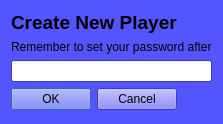
<?xml version="1.0" encoding="UTF-8"?>
<ui version="4.0">
 <class>Dialog</class>
 <widget class="QDialog" name="Dialog">
  <property name="geometry">
   <rect>
    <x>0</x>
    <y>0</y>
    <width>219</width>
    <height>124</height>
   </rect>
  </property>
  <property name="palette">
   <palette>
    <active>
     <colorrole role="WindowText">
      <brush brushstyle="SolidPattern">
       <color alpha="255">
        <red>0</red>
        <green>0</green>
        <blue>0</blue>
       </color>
      </brush>
     </colorrole>
     <colorrole role="Button">
      <brush brushstyle="SolidPattern">
       <color alpha="255">
        <red>85</red>
        <green>85</green>
        <blue>255</blue>
       </color>
      </brush>
     </colorrole>
     <colorrole role="Light">
      <brush brushstyle="SolidPattern">
       <color alpha="255">
        <red>213</red>
        <green>213</green>
        <blue>255</blue>
       </color>
      </brush>
     </colorrole>
     <colorrole role="Midlight">
      <brush brushstyle="SolidPattern">
       <color alpha="255">
        <red>149</red>
        <green>149</green>
        <blue>255</blue>
       </color>
      </brush>
     </colorrole>
     <colorrole role="Dark">
      <brush brushstyle="SolidPattern">
       <color alpha="255">
        <red>42</red>
        <green>42</green>
        <blue>127</blue>
       </color>
      </brush>
     </colorrole>
     <colorrole role="Mid">
      <brush brushstyle="SolidPattern">
       <color alpha="255">
        <red>56</red>
        <green>56</green>
        <blue>170</blue>
       </color>
      </brush>
     </colorrole>
     <colorrole role="Text">
      <brush brushstyle="SolidPattern">
       <color alpha="255">
        <red>0</red>
        <green>0</green>
        <blue>0</blue>
       </color>
      </brush>
     </colorrole>
     <colorrole role="BrightText">
      <brush brushstyle="SolidPattern">
       <color alpha="255">
        <red>255</red>
        <green>255</green>
        <blue>255</blue>
       </color>
      </brush>
     </colorrole>
     <colorrole role="ButtonText">
      <brush brushstyle="SolidPattern">
       <color alpha="255">
        <red>0</red>
        <green>0</green>
        <blue>0</blue>
       </color>
      </brush>
     </colorrole>
     <colorrole role="Base">
      <brush brushstyle="SolidPattern">
       <color alpha="255">
        <red>255</red>
        <green>255</green>
        <blue>255</blue>
       </color>
      </brush>
     </colorrole>
     <colorrole role="Window">
      <brush brushstyle="SolidPattern">
       <color alpha="255">
        <red>85</red>
        <green>85</green>
        <blue>255</blue>
       </color>
      </brush>
     </colorrole>
     <colorrole role="Shadow">
      <brush brushstyle="SolidPattern">
       <color alpha="255">
        <red>0</red>
        <green>0</green>
        <blue>0</blue>
       </color>
      </brush>
     </colorrole>
     <colorrole role="AlternateBase">
      <brush brushstyle="SolidPattern">
       <color alpha="255">
        <red>170</red>
        <green>170</green>
        <blue>255</blue>
       </color>
      </brush>
     </colorrole>
     <colorrole role="ToolTipBase">
      <brush brushstyle="SolidPattern">
       <color alpha="255">
        <red>255</red>
        <green>255</green>
        <blue>220</blue>
       </color>
      </brush>
     </colorrole>
     <colorrole role="ToolTipText">
      <brush brushstyle="SolidPattern">
       <color alpha="255">
        <red>0</red>
        <green>0</green>
        <blue>0</blue>
       </color>
      </brush>
     </colorrole>
    </active>
    <inactive>
     <colorrole role="WindowText">
      <brush brushstyle="SolidPattern">
       <color alpha="255">
        <red>0</red>
        <green>0</green>
        <blue>0</blue>
       </color>
      </brush>
     </colorrole>
     <colorrole role="Button">
      <brush brushstyle="SolidPattern">
       <color alpha="255">
        <red>85</red>
        <green>85</green>
        <blue>255</blue>
       </color>
      </brush>
     </colorrole>
     <colorrole role="Light">
      <brush brushstyle="SolidPattern">
       <color alpha="255">
        <red>213</red>
        <green>213</green>
        <blue>255</blue>
       </color>
      </brush>
     </colorrole>
     <colorrole role="Midlight">
      <brush brushstyle="SolidPattern">
       <color alpha="255">
        <red>149</red>
        <green>149</green>
        <blue>255</blue>
       </color>
      </brush>
     </colorrole>
     <colorrole role="Dark">
      <brush brushstyle="SolidPattern">
       <color alpha="255">
        <red>42</red>
        <green>42</green>
        <blue>127</blue>
       </color>
      </brush>
     </colorrole>
     <colorrole role="Mid">
      <brush brushstyle="SolidPattern">
       <color alpha="255">
        <red>56</red>
        <green>56</green>
        <blue>170</blue>
       </color>
      </brush>
     </colorrole>
     <colorrole role="Text">
      <brush brushstyle="SolidPattern">
       <color alpha="255">
        <red>0</red>
        <green>0</green>
        <blue>0</blue>
       </color>
      </brush>
     </colorrole>
     <colorrole role="BrightText">
      <brush brushstyle="SolidPattern">
       <color alpha="255">
        <red>255</red>
        <green>255</green>
        <blue>255</blue>
       </color>
      </brush>
     </colorrole>
     <colorrole role="ButtonText">
      <brush brushstyle="SolidPattern">
       <color alpha="255">
        <red>0</red>
        <green>0</green>
        <blue>0</blue>
       </color>
      </brush>
     </colorrole>
     <colorrole role="Base">
      <brush brushstyle="SolidPattern">
       <color alpha="255">
        <red>255</red>
        <green>255</green>
        <blue>255</blue>
       </color>
      </brush>
     </colorrole>
     <colorrole role="Window">
      <brush brushstyle="SolidPattern">
       <color alpha="255">
        <red>85</red>
        <green>85</green>
        <blue>255</blue>
       </color>
      </brush>
     </colorrole>
     <colorrole role="Shadow">
      <brush brushstyle="SolidPattern">
       <color alpha="255">
        <red>0</red>
        <green>0</green>
        <blue>0</blue>
       </color>
      </brush>
     </colorrole>
     <colorrole role="AlternateBase">
      <brush brushstyle="SolidPattern">
       <color alpha="255">
        <red>170</red>
        <green>170</green>
        <blue>255</blue>
       </color>
      </brush>
     </colorrole>
     <colorrole role="ToolTipBase">
      <brush brushstyle="SolidPattern">
       <color alpha="255">
        <red>255</red>
        <green>255</green>
        <blue>220</blue>
       </color>
      </brush>
     </colorrole>
     <colorrole role="ToolTipText">
      <brush brushstyle="SolidPattern">
       <color alpha="255">
        <red>0</red>
        <green>0</green>
        <blue>0</blue>
       </color>
      </brush>
     </colorrole>
    </inactive>
    <disabled>
     <colorrole role="WindowText">
      <brush brushstyle="SolidPattern">
       <color alpha="255">
        <red>42</red>
        <green>42</green>
        <blue>127</blue>
       </color>
      </brush>
     </colorrole>
     <colorrole role="Button">
      <brush brushstyle="SolidPattern">
       <color alpha="255">
        <red>85</red>
        <green>85</green>
        <blue>255</blue>
       </color>
      </brush>
     </colorrole>
     <colorrole role="Light">
      <brush brushstyle="SolidPattern">
       <color alpha="255">
        <red>213</red>
        <green>213</green>
        <blue>255</blue>
       </color>
      </brush>
     </colorrole>
     <colorrole role="Midlight">
      <brush brushstyle="SolidPattern">
       <color alpha="255">
        <red>149</red>
        <green>149</green>
        <blue>255</blue>
       </color>
      </brush>
     </colorrole>
     <colorrole role="Dark">
      <brush brushstyle="SolidPattern">
       <color alpha="255">
        <red>42</red>
        <green>42</green>
        <blue>127</blue>
       </color>
      </brush>
     </colorrole>
     <colorrole role="Mid">
      <brush brushstyle="SolidPattern">
       <color alpha="255">
        <red>56</red>
        <green>56</green>
        <blue>170</blue>
       </color>
      </brush>
     </colorrole>
     <colorrole role="Text">
      <brush brushstyle="SolidPattern">
       <color alpha="255">
        <red>42</red>
        <green>42</green>
        <blue>127</blue>
       </color>
      </brush>
     </colorrole>
     <colorrole role="BrightText">
      <brush brushstyle="SolidPattern">
       <color alpha="255">
        <red>255</red>
        <green>255</green>
        <blue>255</blue>
       </color>
      </brush>
     </colorrole>
     <colorrole role="ButtonText">
      <brush brushstyle="SolidPattern">
       <color alpha="255">
        <red>42</red>
        <green>42</green>
        <blue>127</blue>
       </color>
      </brush>
     </colorrole>
     <colorrole role="Base">
      <brush brushstyle="SolidPattern">
       <color alpha="255">
        <red>85</red>
        <green>85</green>
        <blue>255</blue>
       </color>
      </brush>
     </colorrole>
     <colorrole role="Window">
      <brush brushstyle="SolidPattern">
       <color alpha="255">
        <red>85</red>
        <green>85</green>
        <blue>255</blue>
       </color>
      </brush>
     </colorrole>
     <colorrole role="Shadow">
      <brush brushstyle="SolidPattern">
       <color alpha="255">
        <red>0</red>
        <green>0</green>
        <blue>0</blue>
       </color>
      </brush>
     </colorrole>
     <colorrole role="AlternateBase">
      <brush brushstyle="SolidPattern">
       <color alpha="255">
        <red>85</red>
        <green>85</green>
        <blue>255</blue>
       </color>
      </brush>
     </colorrole>
     <colorrole role="ToolTipBase">
      <brush brushstyle="SolidPattern">
       <color alpha="255">
        <red>255</red>
        <green>255</green>
        <blue>220</blue>
       </color>
      </brush>
     </colorrole>
     <colorrole role="ToolTipText">
      <brush brushstyle="SolidPattern">
       <color alpha="255">
        <red>0</red>
        <green>0</green>
        <blue>0</blue>
       </color>
      </brush>
     </colorrole>
    </disabled>
   </palette>
  </property>
  <property name="windowTitle">
   <string>Dialog</string>
  </property>
  <layout class="QFormLayout" name="formLayout">
   <item row="0" column="0">
    <widget class="QLabel" name="Title">
     <property name="font">
      <font>
       <pointsize>14</pointsize>
       <weight>75</weight>
       <bold>true</bold>
      </font>
     </property>
     <property name="text">
      <string>Create New Player</string>
     </property>
    </widget>
   </item>
   <item row="3" column="0">
    <widget class="QDialogButtonBox" name="Okay">
     <property name="orientation">
      <enum>Qt::Horizontal</enum>
     </property>
     <property name="standardButtons">
      <set>QDialogButtonBox::Cancel|QDialogButtonBox::Ok</set>
     </property>
    </widget>
   </item>
   <item row="1" column="0">
    <widget class="QLabel" name="PasswordRemind">
     <property name="text">
      <string>Remember to set your password after</string>
     </property>
    </widget>
   </item>
   <item row="2" column="0" colspan="2">
    <widget class="QLineEdit" name="NameEntryBox"/>
   </item>
  </layout>
 </widget>
 <resources/>
 <connections>
  <connection>
   <sender>Okay</sender>
   <signal>accepted()</signal>
   <receiver>Dialog</receiver>
   <slot>accept()</slot>
   <hints>
    <hint type="sourcelabel">
     <x>248</x>
     <y>254</y>
    </hint>
    <hint type="destinationlabel">
     <x>157</x>
     <y>274</y>
    </hint>
   </hints>
  </connection>
  <connection>
   <sender>Okay</sender>
   <signal>rejected()</signal>
   <receiver>Dialog</receiver>
   <slot>reject()</slot>
   <hints>
    <hint type="sourcelabel">
     <x>316</x>
     <y>260</y>
    </hint>
    <hint type="destinationlabel">
     <x>286</x>
     <y>274</y>
    </hint>
   </hints>
  </connection>
 </connections>
</ui>
